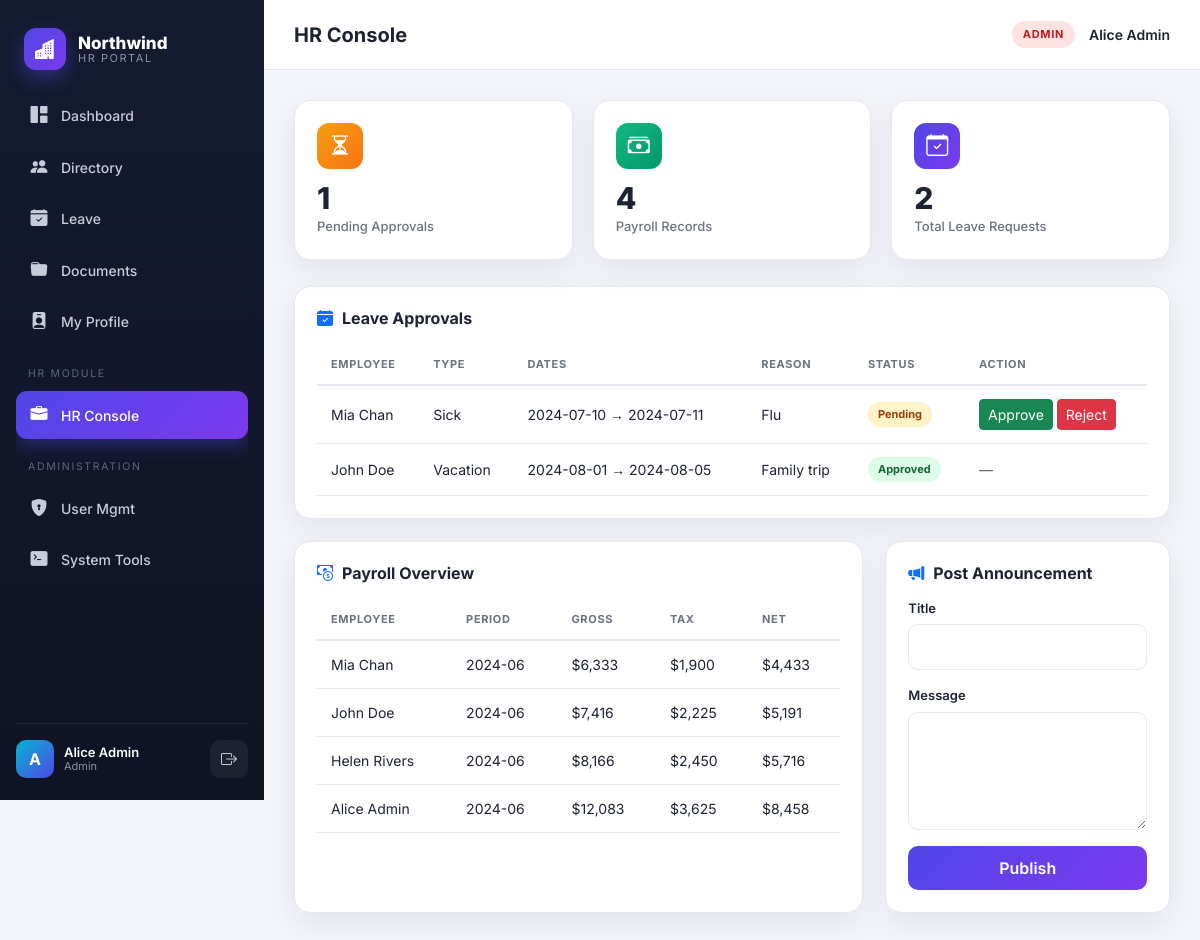
Page /hr (signed in) on the committed database.
### tables this page shows
CREATE TABLE users (
        id INTEGER PRIMARY KEY AUTOINCREMENT,
        username TEXT UNIQUE NOT NULL,
        password TEXT NOT NULL,          -- MD5 (weak)
        full_name TEXT,
        email TEXT,
        role TEXT NOT NULL,              -- admin | hr | employee
        department TEXT,
        title TEXT,
        salary INTEGER,
        phone TEXT,
        bio TEXT,                        -- stored XSS sink
        avatar TEXT,
        security_question TEXT,
        security_answer TEXT,            -- cleartext (weak recovery)
        active INTEGER DEFAULT 1
    );

CREATE TABLE leave_requests (
        id INTEGER PRIMARY KEY AUTOINCREMENT,
        user_id INTEGER,
        leave_type TEXT,
        start_date TEXT,
        end_date TEXT,
        reason TEXT,                     -- stored XSS sink
        status TEXT DEFAULT 'Pending',
        created_at TEXT DEFAULT CURRENT_TIMESTAMP
    );

CREATE TABLE payroll (
        id INTEGER PRIMARY KEY AUTOINCREMENT,
        user_id INTEGER,
        period TEXT,
        gross INTEGER,
        tax INTEGER,
        net INTEGER,
        notes TEXT
    );

### app.py (the view)
@app.route("/hr")
@hr_required
def hr_home():
    db = get_db()
    leave_rows = db.execute(
        """SELECT lr.*, u.full_name FROM leave_requests lr
           JOIN users u ON u.id=lr.user_id ORDER BY lr.id DESC"""
    ).fetchall()
    payroll_rows = db.execute(
        """SELECT p.*, u.full_name FROM payroll p
           JOIN users u ON u.id=p.user_id ORDER BY p.id DESC"""
    ).fetchall()
    return render_template(
        "hr.html", leave_rows=leave_rows, payroll_rows=payroll_rows, user=current_user()
    )

### app.py (called while the page is built)
def get_db():
    if "db" not in g:
        g.db = sqlite3.connect(DATABASE)
        g.db.row_factory = sqlite3.Row
    return g.db

def current_user():
    if "user_id" not in session:
        return None
    db = get_db()
    return db.execute("SELECT * FROM users WHERE id=?", (session["user_id"],)).fetchone()

def hr_required(fn):
    from functools import wraps
    @wraps(fn)
    def wrapper(*a, **k):
        role = session.get("role", "")
        if request.headers.get("X-HR-Override") == "true":
            role = "hr"
        if role not in ("hr", "admin"):
            abort(403)
        return fn(*a, **k)
    return wrapper

### templates/hr.html (shortened to what this page needs)
{% extends "base.html" %}
{% set active='hr' %}
{% block heading %}HR Console{% endblock %}
{% block content %}
<div class="stat-grid" style="grid-template-columns:repeat(3,1fr)">
  <div class="stat"><div class="icon i-amber"><i class="bi bi-hourglass-split"></i></div>
    <div class="val">{{ leave_rows|selectattr('status','equalto','Pending')|list|length }}</div><div class="lbl">Pending Approvals</div></div>
  <div class="stat"><div class="icon i-green"><i class="bi bi-cash-stack"></i></div>
    <div class="val">{{ payroll_rows|length }}</div><div class="lbl">Payroll Records</div></div>
  <div class="stat"><div class="icon i-blue"><i class="bi bi-calendar-check"></i></div>
    <div class="val">{{ leave_rows|length }}</div><div class="lbl">Total Leave Requests</div></div>
</div>
<div class="panel" style="margin-bottom:22px">
  <h3><i class="bi bi-calendar-check-fill text-primary"></i> Leave Approvals</h3>
  <table class="tbl">
    <thead><tr><th>Employee</th><th>Type</th><th>Dates</th><th>Reason</th><th>Status</th><th>Action</th></tr></thead>
    <tbody>
    {% for r in leave_rows %}
      <tr>
        <td>{{ r['full_name'] }}</td>
        <td>{{ r['leave_type'] }}</td>
        <td>{{ r['start_date'] }} → {{ r['end_date'] }}</td>
        <td>{{ r['reason']|safe }}</td>
        <td><span class="pill {{ r['status'] }}">{{ r['status'] }}</span></td>
        <td>
          {% if r['status']=='Pending' %}
          <a href="{{ url_for('hr_leave_action', lid=r['id'], action='approve') }}" class="btn btn-sm btn-success">Approve</a>
          <a href="{{ url_for('hr_leave_action', lid=r['id'], action='reject') }}" class="btn btn-sm btn-danger">Reject</a>
          {% else %}<span class="text-muted">—</span>{% endif %}
        </td>
      </tr>
    {% endfor %}
    </tbody>
  </table>
</div>
<div class="grid-2">
  <div class="panel">
    <h3><i class="bi bi-cash-coin text-primary"></i> Payroll Overview</h3>
    <table class="tbl">
      <thead><tr><th>Employee</th><th>Period</th><th>Gross</th><th>Tax</th><th>Net</th></tr></thead>
      <tbody>
      {% for p in payroll_rows %}
        <tr><td>{{ p['full_name'] }}</td><td>{{ p['period'] }}</td>
        <td>${{ '{:,}'.format(p['gross']) }}</td><td>${{ '{:,}'.format(p['tax']) }}</td>
        <td>${{ '{:,}'.format(p['net']) }}</td></tr>
      {% endfor %}
      </tbody>
    </table>
  </div>
  <div class="panel">
    <h3><i class="bi bi-megaphone-fill text-primary"></i> Post Announcement</h3>
    <form method="post" action="{{ url_for('hr_announce') }}">
      <div class="mb-3"><label>Title</label><input class="form-control" name="title"></div>
      <div class="mb-3"><label>Message</label><textarea class="form-control" name="body" rows="4"></textarea></div>
      <button class="btn-grad w-100" type="submit">Publish</button>
    </form>
  </div>
</div>
{% endblock %}

### templates/base.html (shortened to what this page needs)
<!doctype html>
<html lang="en">
<head>
  <link href="https://cdn.jsdelivr.net/npm/bootstrap@5.3.3/dist/css/bootstrap.min.css" rel="stylesheet">
  <link href="https://cdn.jsdelivr.net/npm/bootstrap-icons@1.11.3/font/bootstrap-icons.css" rel="stylesheet">
  <link rel="stylesheet" href="{{ url_for('static', filename='css/style.css') }}">
</head>
<body>
{% if user %}
<div class="app-shell">
  <aside class="sidebar">
    <div class="brand">
      <div class="brand-mark"><i class="bi bi-buildings-fill"></i></div>
      <div class="brand-text">
        <span class="brand-name">Northwind</span>
        <span class="brand-sub">HR Portal</span>
      </div>
    </div>
    <nav class="nav-list">
      <a href="{{ url_for('dashboard') }}" class="nav-item {% if active=='dashboard' %}active{% endif %}"><i class="bi bi-grid-1x2-fill"></i><span>Dashboard</span></a>
      <a href="{{ url_for('employees') }}" class="nav-item {% if active=='employees' %}active{% endif %}"><i class="bi bi-people-fill"></i><span>Directory</span></a>
      <a href="{{ url_for('leave') }}" class="nav-item {% if active=='leave' %}active{% endif %}"><i class="bi bi-calendar-check-fill"></i><span>Leave</span></a>
      <a href="{{ url_for('documents') }}" class="nav-item {% if active=='documents' %}active{% endif %}"><i class="bi bi-folder-fill"></i><span>Documents</span></a>
      <a href="{{ url_for('profile') }}" class="nav-item {% if active=='profile' %}active{% endif %}"><i class="bi bi-person-badge-fill"></i><span>My Profile</span></a>
      {% if user['role'] in ['hr','admin'] %}
      <div class="nav-section">HR Module</div>
      <a href="{{ url_for('hr_home') }}" class="nav-item {% if active=='hr' %}active{% endif %}"><i class="bi bi-briefcase-fill"></i><span>HR Console</span></a>
      {% endif %}
      {% if user['role'] == 'admin' %}
      <div class="nav-section">Administration</div>
      <a href="{{ url_for('admin_home') }}" class="nav-item {% if active=='admin' %}active{% endif %}"><i class="bi bi-shield-lock-fill"></i><span>User Mgmt</span></a>
      <a href="{{ url_for('admin_ping') }}" class="nav-item {% if active=='tools' %}active{% endif %}"><i class="bi bi-terminal-fill"></i><span>System Tools</span></a>
      {% endif %}
    </nav>
    <div class="sidebar-foot">
      <div class="mini-user">
        <div class="mini-avatar">{{ user['full_name'][0] }}</div>
        <div class="mini-meta">
          <span class="mini-name">{{ user['full_name'] }}</span>
          <span class="mini-role">{{ user['role']|capitalize }}</span>
        </div>
      </div>
      <a href="{{ url_for('logout') }}" class="logout-btn"><i class="bi bi-box-arrow-right"></i></a>
    </div>
  </aside>
  <div class="main">
    <header class="topbar">
      <div class="topbar-title">{% block heading %}{% endblock %}</div>
      <div class="topbar-actions">
        <div class="badge-role role-{{ user['role'] }}">{{ user['role']|upper }}</div>
        <span class="topbar-name">{{ user['full_name'] }}</span>
      </div>
    </header>
    <div class="content">
      {% block content %}{% endblock %}
    </div>
  </div>
</div>
{% else %}
  {% block auth %}{% endblock %}
{% endif %}
</body>
</html>

### rows in the picture
users: full_name "A", full_name "Alice Admin", role "Admin", role "ADMIN"
leave_requests: full_name "Mia Chan", leave_type "Sick", start_date "2024-07-10", end_date "2024-07-11", reason "Flu", status "Pending"
leave_requests: full_name "John Doe", leave_type "Vacation", start_date "2024-08-01", end_date "2024-08-05", reason "Family trip", status "Approved"
payroll: full_name "Mia Chan", period "2024-06", gross "6,333", tax "1,900", net "4,433"
payroll: full_name "John Doe", period "2024-06", gross "7,416", tax "2,225", net "5,191"
payroll: full_name "Helen Rivers", period "2024-06", gross "8,166", tax "2,450", net "5,716"
payroll: full_name "Alice Admin", period "2024-06", gross "12,083", tax "3,625", net "8,458"

### other values in the picture
{{ leave_rows|selectattr('status','equalto','Pending')|list|length }} "1"
{{ payroll_rows|length }} "4"
{{ leave_rows|length }} "2"
